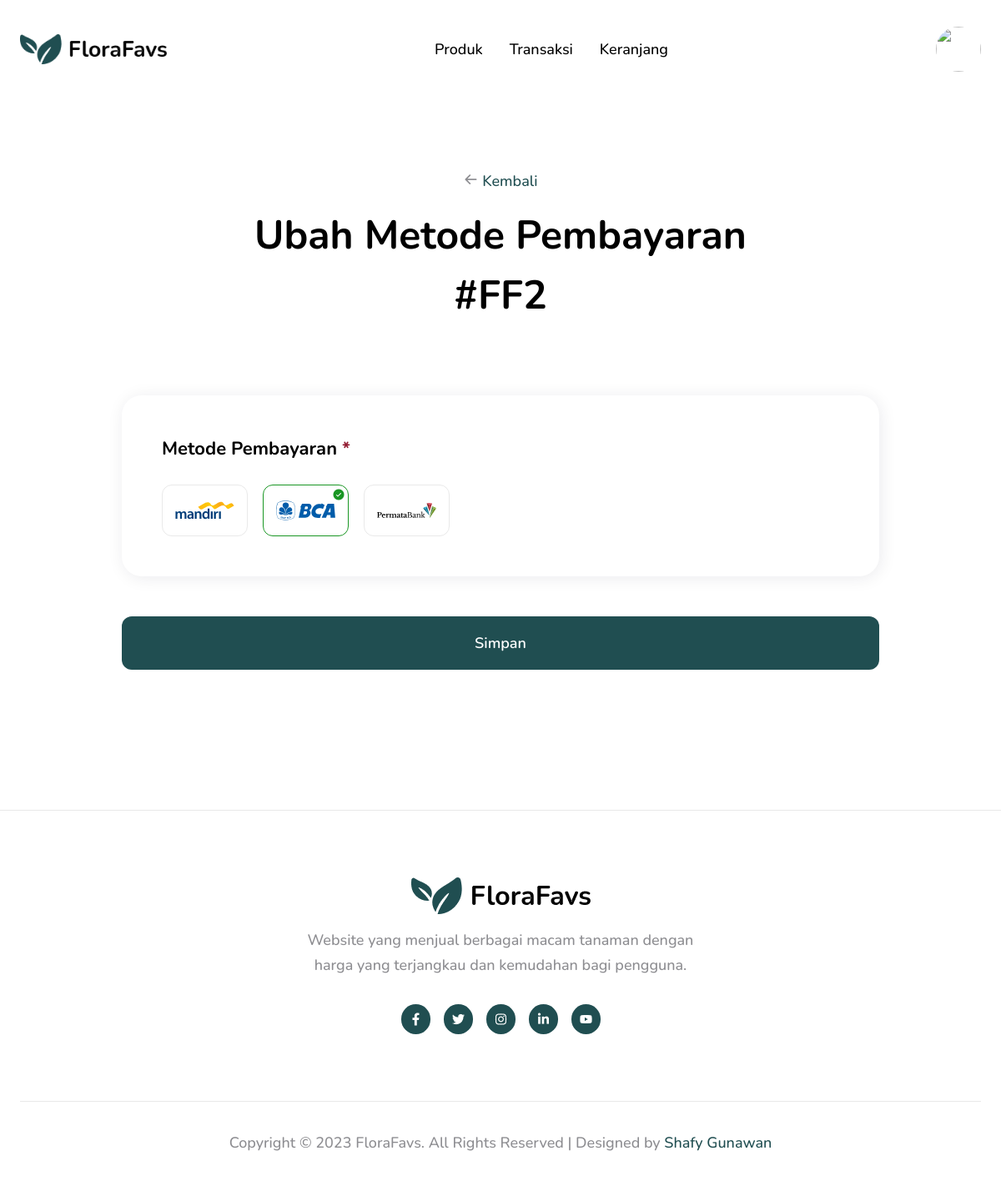
Screenshot of /transaction-edit-payment-method.php?order_id=2 (signed in) with the database file from the repository.
### tables this page shows
CREATE TABLE `orders` (
  `order_id` int(11) NOT NULL,
  `customer_id` int(11) NOT NULL,
  `payment_method_id` int(11) NOT NULL,
  `order_date` date NOT NULL,
  `order_status` varchar(50) NOT NULL,
  `order_total_price` int(11) NOT NULL
);

CREATE TABLE `payment_methods` (
  `payment_method_id` int(11) NOT NULL,
  `payment_method_name` varchar(255) NOT NULL,
  `payment_method_number` varchar(50) NOT NULL,
  `payment_method_bank` varchar(50) NOT NULL,
  `payment_method_logo` varchar(255) NOT NULL
);

### data/order.php (called while the page is built, shortened)
<?php
function find_order($customer_id, $id)
{
  try {
    $db = new PDO('mysql:host=localhost;dbname=' . DB_NAME, DB_USERNAME, DB_PASSWORD, [PDO::ATTR_ERRMODE => PDO::ERRMODE_EXCEPTION]);
    $statement = $db->prepare("SELECT * FROM orders WHERE order_id = :id AND customer_id = :customer_id");
    $statement->bindValue(":id", $id);
    $statement->bindValue(":customer_id", $customer_id);
    $statement->execute();
    $order = $statement->fetch(PDO::FETCH_ASSOC);
    return $order;
  } catch (PDOException $error) {
    throw new Exception($error->getMessage());
  }
}

### data/payment_method.php (called while the page is built, shortened)
<?php
function get_payment_methods()
{
  try {
    $db = new PDO('mysql:host=localhost;dbname=' . DB_NAME, DB_USERNAME, DB_PASSWORD, [PDO::ATTR_ERRMODE => PDO::ERRMODE_EXCEPTION]);
    $statement = $db->prepare("SELECT * FROM payment_methods ORDER BY payment_method_id DESC");
    $statement->execute();
    $payment_methods = $statement->fetchAll(PDO::FETCH_ASSOC);
    return $payment_methods;
  } catch (PDOException $error) {
    throw new Exception($error->getMessage());
  }
}

### transaction-edit-payment-method.php (the view, shortened to what this page needs)
<?php
require_once('data/order.php');
require_once('data/payment_method.php');
$order = find_order($_SESSION['customer_id'], $_GET['order_id']);
$payment_methods = get_payment_methods();
require('layouts/header.php');
?>
<link rel="stylesheet" href="./assets/css/transaction-edit-payment-method.css">
<main>
  <div class="transaction-edit-method">
    <div class="transaction-edit-method__header">
      <p>
        <i class="ph-bold ph-arrow-left"></i>
        <a href="./transaction-single.php?order_id=<?= $_GET['order_id'] ?>">Kembali</a>
      </p>
      <h1>Ubah Metode Pembayaran #FF<?= $order['order_id'] ?></h1>
    </div>
    <form action="./transaction-edit-payment-method.php?order_id=<?= $_GET['order_id'] ?>" method="post" class="transaction-edit-method__body">
      <div class="transaction-edit-method__method">
        <div class="transaction-edit-method__method-group">
          <h2 class="transaction-edit-method__method-title">
            Metode Pembayaran <span class="text-danger">*</span>
          </h2>
          <div class="transaction-edit-method__method-list">
            <?php foreach ($payment_methods as $payment_method) : ?>
              <label>
                <span></span>
                <i class="ph-fill ph-check-circle"></i>
                <img src="./assets/img/banks/<?= $payment_method['payment_method_logo'] ?>" alt="<?= $payment_method['payment_method_bank'] ?>" />
              </label>
            <?php endforeach; ?>
          </div>
        </div>
      </div>
      <button type="submit" name="submit" class="transaction-edit-method__button">
        Simpan
      </button>
    </form>
  </div>
</main>
<?php
require('layouts/footer.php');
?>

### assets/css/style.css (style rules this page uses)
html, body, div, span, applet, object, iframe, h1, h2, h3, h4, h5, h6, p, blockquote, pre, a, abbr, acronym, address, big, cite, code, del, dfn, em, img, ins, kbd, q, s, samp, small, strike, strong, sub, sup, tt, var, b, u, i, center, dl, dt, dd, ol, ul, li, fieldset, form, label, legend, table, caption, tbody, tfoot, thead, tr, th, td, article, aside, canvas, details, embed, figure, figcaption, footer, header, hgroup, menu, nav, output, ruby, section, summary, time, mark, audio, video { margin: 0; padding: 0; border: 0; font-size: 100%; font: inherit; vertical-align: baseline; }
body { line-height: 1.5; }
html { box-sizing: border-box; font-family: "Nunito", sans-serif; font-size: 16px; font-weight: 500; }
body { background-color: #ffffff; color: #000000; }
*, *::before, *::after { box-sizing: border-box; }
.text-danger { color: #931c32; }

### assets/css/transaction-edit-payment-method.css (style rules this page uses)
.transaction-edit-method__header { display: flex; flex-direction: column; gap: 14px; max-width: 713px; margin-inline: auto; padding-block: 84px; text-align: center; }
.transaction-edit-method__header p { color: #8d8d91; font-size: 18px; line-height: 30px; }
.transaction-edit-method__header p a { color: #204e51; text-decoration: none; }
.transaction-edit-method__header h1 { font-size: 48px; font-weight: 700; }
.transaction-edit-method__body { display: flex; flex-direction: column; gap: 48px; width: 908px; margin-inline: auto; padding-bottom: 84px; }
.transaction-edit-method__method { display: flex; flex-direction: column; gap: 48px; padding: 48px; border-radius: 24px; box-shadow: 2px 2px 20px rgba(8, 15, 52, 0.0823529412); }
.transaction-edit-method__method-group { display: flex; flex-direction: column; gap: 26px; }
.transaction-edit-method__method-title { font-size: 22px; font-weight: 700; }
.transaction-edit-method__method-list { display: flex; flex-wrap: wrap; gap: 18px; }
.transaction-edit-method__method-list label { position: relative; display: flex; justify-content: center; align-items: center; width: 103px; height: 62px; border-radius: 12px; }
.transaction-edit-method__method-list label span { position: absolute; top: 0; left: 0; bottom: 0; right: 0; border: 1px solid #e9e9e9; border-radius: 12px; }
.transaction-edit-method__method-list label img { display: block; width: 100%; height: 100%; max-width: 71px; max-height: 30px; }
.transaction-edit-method__method-list label i { position: absolute; top: 4px; right: 4px; display: none; font-size: 16px; color: #199623; }
.transaction-edit-method__method-list label input:checked ~ span { border: 1px solid #199623; }
.transaction-edit-method__method-list label input:checked ~ i { display: block; }
.transaction-edit-method__button { display: block; padding: 20px 40px; background-color: #204e51; color: #ffffff; font-family: "Nunito", sans-serif; font-size: 18px; font-weight: 600; border: none; border-radius: 12px; }

### rows the page displays
orders: order_id "2"
payment_methods: payment_method_logo (picture)
payment_methods: payment_method_logo (picture)
payment_methods: payment_method_logo (picture)
